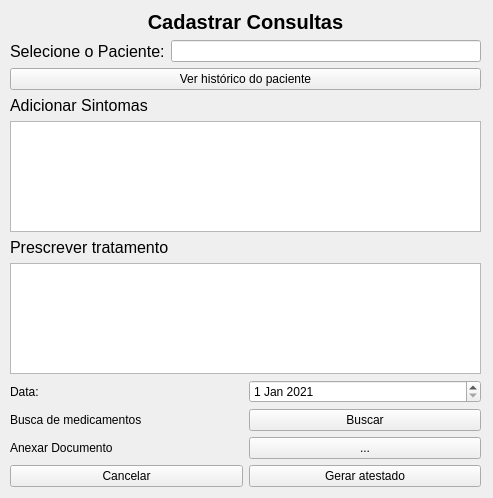
<?xml version="1.0" encoding="UTF-8"?>
<ui version="4.0">
 <class>criaConsulta</class>
 <widget class="QWidget" name="criaConsulta">
  <property name="geometry">
   <rect>
    <x>0</x>
    <y>0</y>
    <width>493</width>
    <height>498</height>
   </rect>
  </property>
  <property name="windowTitle">
   <string>Cadastrar Consultas</string>
  </property>
  <widget class="QWidget" name="layoutWidget">
   <property name="geometry">
    <rect>
     <x>10</x>
     <y>10</y>
     <width>471</width>
     <height>477</height>
    </rect>
   </property>
   <layout class="QVBoxLayout" name="verticalLayout_4">
    <item>
     <widget class="QLabel" name="label_3">
      <property name="font">
       <font>
        <pointsize>15</pointsize>
        <weight>75</weight>
        <bold>true</bold>
       </font>
      </property>
      <property name="text">
       <string>Cadastrar Consultas</string>
      </property>
      <property name="alignment">
       <set>Qt::AlignCenter</set>
      </property>
     </widget>
    </item>
    <item>
     <layout class="QVBoxLayout" name="verticalLayout">
      <item>
       <layout class="QVBoxLayout" name="verticalLayout_5">
        <item>
         <layout class="QHBoxLayout" name="horizontalLayout_4"/>
        </item>
        <item>
         <layout class="QHBoxLayout" name="horizontalLayout_6">
          <item>
           <widget class="QLabel" name="label_6">
            <property name="font">
             <font>
              <pointsize>12</pointsize>
             </font>
            </property>
            <property name="text">
             <string>Selecione o Paciente:</string>
            </property>
           </widget>
          </item>
          <item>
           <widget class="QLineEdit" name="lineEdit"/>
          </item>
         </layout>
        </item>
       </layout>
      </item>
      <item>
       <widget class="QPushButton" name="mostraHistorico">
        <property name="text">
         <string>Ver histórico do paciente</string>
        </property>
       </widget>
      </item>
      <item>
       <widget class="QLabel" name="label_2">
        <property name="font">
         <font>
          <pointsize>12</pointsize>
         </font>
        </property>
        <property name="text">
         <string>Adicionar Sintomas</string>
        </property>
       </widget>
      </item>
      <item>
       <widget class="QTextEdit" name="textEdit"/>
      </item>
     </layout>
    </item>
    <item>
     <layout class="QVBoxLayout" name="verticalLayout_2">
      <item>
       <widget class="QLabel" name="label_4">
        <property name="font">
         <font>
          <pointsize>12</pointsize>
         </font>
        </property>
        <property name="text">
         <string>Prescrever tratamento</string>
        </property>
       </widget>
      </item>
      <item>
       <widget class="QTextEdit" name="textEdit_2"/>
      </item>
     </layout>
    </item>
    <item>
     <layout class="QHBoxLayout" name="horizontalLayout_5">
      <item>
       <widget class="QLabel" name="label_7">
        <property name="enabled">
         <bool>true</bool>
        </property>
        <property name="text">
         <string>Data:</string>
        </property>
       </widget>
      </item>
      <item>
       <widget class="QDateEdit" name="dateEdit_2">
        <property name="enabled">
         <bool>true</bool>
        </property>
        <property name="date">
         <date>
          <year>2021</year>
          <month>1</month>
          <day>1</day>
         </date>
        </property>
       </widget>
      </item>
     </layout>
    </item>
    <item>
     <layout class="QHBoxLayout" name="horizontalLayout_3">
      <item>
       <widget class="QLabel" name="label_5">
        <property name="text">
         <string>Busca de medicamentos</string>
        </property>
       </widget>
      </item>
      <item>
       <widget class="QPushButton" name="pushButton_4">
        <property name="text">
         <string>Buscar</string>
        </property>
       </widget>
      </item>
     </layout>
    </item>
    <item>
     <layout class="QHBoxLayout" name="horizontalLayout">
      <item>
       <widget class="QLabel" name="label">
        <property name="text">
         <string>Anexar Documento</string>
        </property>
       </widget>
      </item>
      <item>
       <widget class="QPushButton" name="pushButton">
        <property name="text">
         <string>...</string>
        </property>
       </widget>
      </item>
     </layout>
    </item>
    <item>
     <layout class="QVBoxLayout" name="verticalLayout_3">
      <item>
       <layout class="QHBoxLayout" name="horizontalLayout_2">
        <item>
         <widget class="QPushButton" name="cancelarButton">
          <property name="text">
           <string>Cancelar</string>
          </property>
         </widget>
        </item>
        <item>
         <widget class="QPushButton" name="pushButton_2">
          <property name="text">
           <string>Gerar atestado</string>
          </property>
         </widget>
        </item>
       </layout>
      </item>
     </layout>
    </item>
   </layout>
  </widget>
 </widget>
 <resources/>
 <connections/>
</ui>
